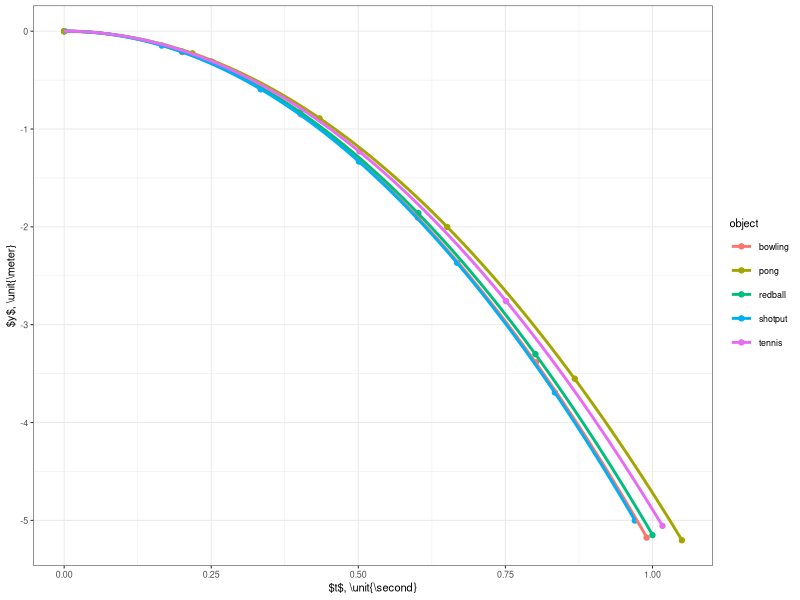
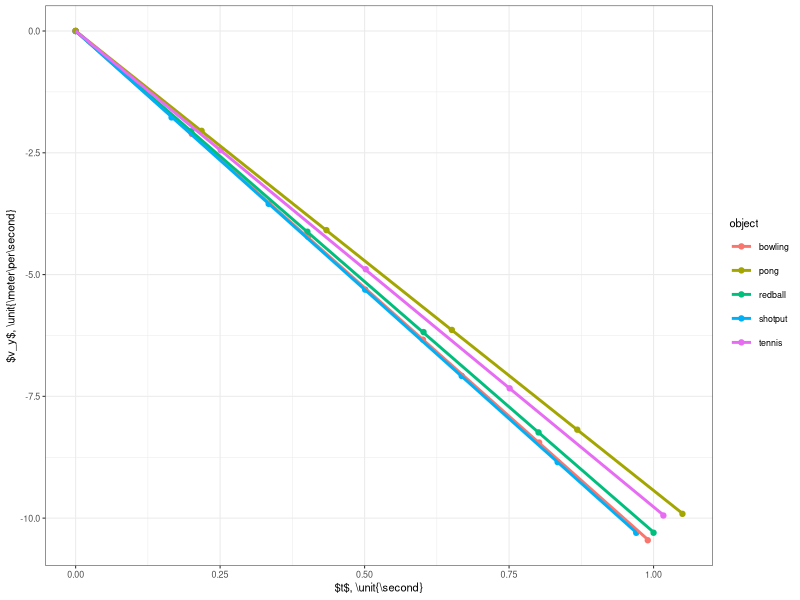
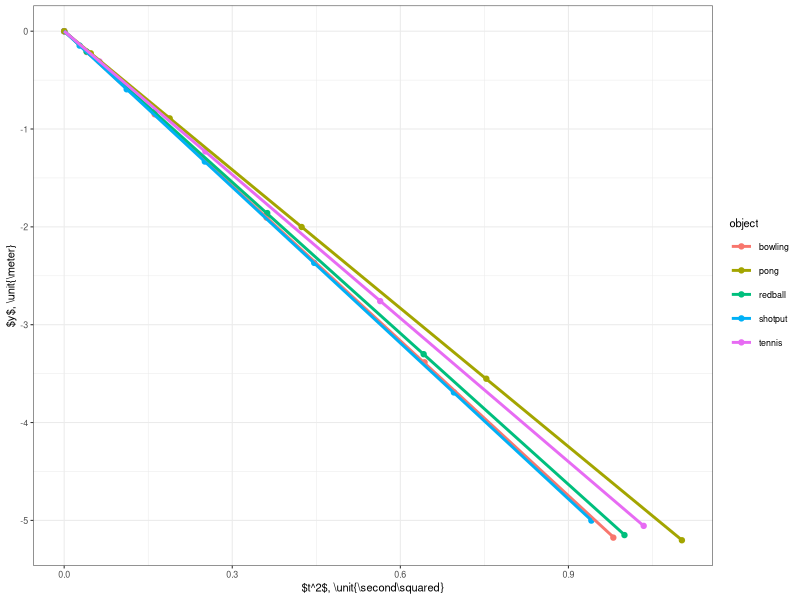

The R source for these figures, in order:
library(ggplot2)
library(dplyr)

raw <- read.csv('reznik.csv',header=TRUE)
data <- tibble(raw)
data <- mutate(data,tsquared=t^2)

fig2 <- ggplot(data,aes(x=t,y=y,color=object))+
    geom_point()+
    geom_smooth(method="lm",formula=y~I(x^2),se=FALSE)+
    xlab('$t$, \\unit{\\second}')+
    ylab('$y$, \\unit{\\meter}')+
    theme_bw(base_size=8)

fig3 <- ggplot(data,aes(x=t,y=v_y,color=object))+
    geom_point()+
    geom_smooth(method="lm",formula=y~x+0,se=FALSE)+
    xlab('$t$, \\unit{\\second}')+
    ylab('$v_y$, \\unit{\\meter\\per\\second}')+
    theme_bw(base_size=8)

fig4 <- ggplot(data,aes(x=tsquared,y=y,color=object))+
     geom_point()+
     geom_smooth(method="lm",se=FALSE)+
     xlab('$t^2$, \\unit{\\second\\squared}')+
     ylab('$y$, \\unit{\\meter}')+
     theme_bw(base_size=8)

# then do stats
